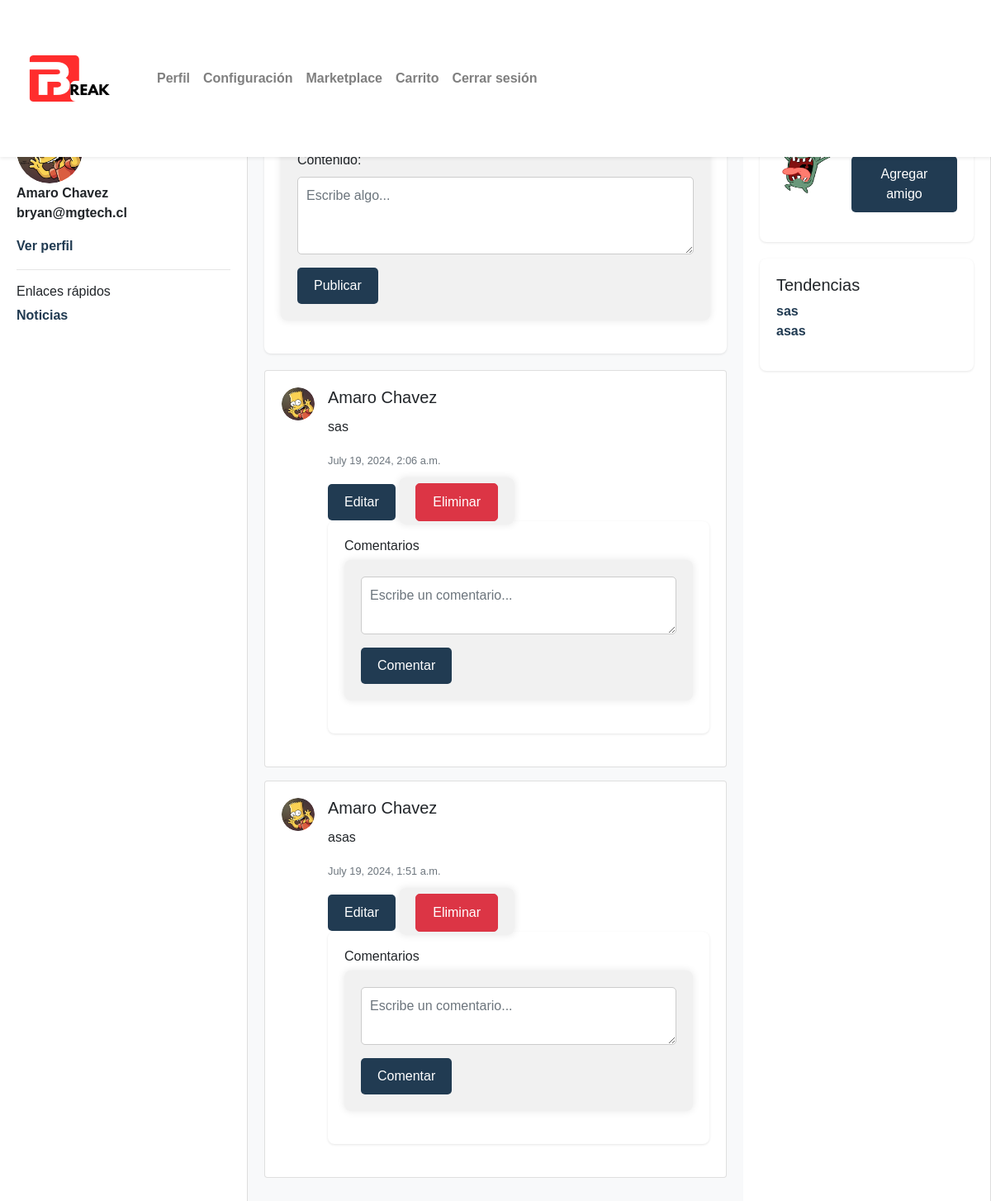
The page /inicio (signed in) on the database its author committed.
### redsocial/models.py (models this page shows, shortened)
class Usuario(models.Model):
    rut = models.CharField(primary_key=True, max_length=10)
    nombre = models.CharField(max_length=20)
    apellido_paterno = models.CharField(max_length=20)
    apellido_materno = models.CharField(max_length=20)
    fecha_nacimiento = models.DateField()
    id_rol = models.ForeignKey(Rol, on_delete=models.CASCADE)
    id_genero = models.ForeignKey(Genero, on_delete=models.CASCADE)
    email = models.EmailField(unique=True, max_length=100)
    password = models.CharField(max_length=128, default='defaultpassword')
    telefono = models.CharField(max_length=45)

class MensajeForo(models.Model):
    id_mensaje = models.AutoField(primary_key=True)
    autor = models.ForeignKey(Usuario, on_delete=models.CASCADE)
    contenido = models.TextField()
    fecha_publicacion = models.DateTimeField(auto_now_add=True)
    mensaje_padre = models.ForeignKey('self', null=True, blank=True, on_delete=models.CASCADE, related_name='respuestas')

### redsocial/views.py (the view)
# urls.py: path('inicio', views.inicio, name='inicio'),
def inicio(request):
    usuario_id = request.session.get('usuario_id')
    if not usuario_id:
        return redirect('login')
    usuario = get_object_or_404(Usuario, rut=usuario_id)
    if request.method == 'POST':
        if 'publicar' in request.POST:
            form = PublicarMensajeForm(request.POST)
            if form.is_valid():
                mensaje = form.save(commit=False)
                mensaje.autor = usuario
                mensaje.save()
                messages.success(request, 'Mensaje publicado con éxito')
                return redirect('inicio')
        elif 'responder' in request.POST:
            mensaje_id = request.POST.get('mensaje_id')
            mensaje_padre = get_object_or_404(MensajeForo, id_mensaje=mensaje_id)
            form = ResponderMensajeForm(request.POST)
            if form.is_valid():
                respuesta = form.save(commit=False)
                respuesta.autor = usuario
                respuesta.mensaje_padre = mensaje_padre
                respuesta.save()
                messages.success(request, 'Respuesta publicada con éxito')
                return redirect('inicio')
    else:
        form = PublicarMensajeForm()
        respuesta_form = ResponderMensajeForm()
    mensajes = MensajeForo.objects.filter(mensaje_padre__isnull=True).order_by('-fecha_publicacion')
    tendencias = MensajeForo.objects.filter(mensaje_padre__isnull=True).order_by('-fecha_publicacion')[:5]
    return render(request, 'redsocial/inicio.html', {
        'usuario': usuario,
        'form': form,
        'respuesta_form': respuesta_form,
        'mensajes': mensajes,
        'tendencias': tendencias
    })

### redsocial/forms.py
class PublicarMensajeForm(forms.ModelForm):
    class Meta:
        model = MensajeForo
        fields = ['contenido']
        widgets = {
            'contenido': forms.Textarea(attrs={'class': 'form-control', 'rows': 3, 'placeholder': 'Escribe algo...'}),
        }

class ResponderMensajeForm(forms.ModelForm):
    class Meta:
        model = MensajeForo
        fields = ['contenido']
        widgets = {
            'contenido': forms.Textarea(attrs={'class': 'form-control', 'rows': 2, 'placeholder': 'Escribe un comentario...'}),
        }

### redsocial/templates/redsocial/inicio.html (shortened to what this page needs)
{% load static %}
<!DOCTYPE html>
<html lang="es">
<head>
    <link href="{% static 'redsocial/css/aos.css' %}" rel="stylesheet">
    <link href="https://stackpath.bootstrapcdn.com/bootstrap/4.5.2/css/bootstrap.min.css" rel="stylesheet">
    <link href="{% static 'redsocial/css/styleinicio.css' %}" rel="stylesheet">
    <link href="{% static 'redsocial/css/stylenav.css' %}" rel="stylesheet">
    <link href="{% static 'redsocial/css/styleapi.css' %}" rel="stylesheet">
</head>
<body>
<nav class="navbar navbar-expand-lg navbar-light bg-white shadow-sm justify-content-end">
    <a class="navbar-brand" href="{% url 'inicio' %}">
        <img src="{% static 'redsocial/img/Logo 3.png' %}" alt="Marca" style="height: 140px; width: 150px;">
    </a>
    <div class="collapse navbar-collapse" id="navbarNav">
        <ul class="navbar-nav">
            <li class="nav-item">
                <a class="nav-link" href="{% url 'inicio' %}">
                     Perfil
                </a>
            </li>
            <li class="nav-item">
                <a class="nav-link" href="{% url 'editar_perfil' %}">
                     Configuración
                </a>
            </li>
            <li class="nav-item">
              <a class="nav-link" href="{% url 'marketplace' %}">
                   Marketplace
              </a>
          </li>
          <li class="nav-item">
            <a class="nav-link" href="{% url 'carro' %}">
                 Carrito
            </a>
        </li>
            <li class="nav-item">
                <a class="nav-link" href="{% url 'login' %}">
                     Cerrar sesión
                </a>
            </li>
        </ul>
    </div>
</nav>
<div class="container-fluid content">
    <div class="row">
        <div class="col-md-3 sidebar">
            <div class="profile-section">
                <h5>Mi Perfil</h5>
                <p><strong>{{ usuario.nombre }} {{ usuario.apellido_paterno }} <br> {{ usuario.email }}</strong></p>
                <p><a href="{% url 'editar_perfil' %}">Ver perfil</a></p>
                <hr>
                <h6>Enlaces rápidos</h6>
                <ul class="list-unstyled">
                    <li><a href="{% url 'fetch_news' %}">Noticias</a></li>
                </ul>
            </div>
        </div>
        <div class="col-md-6 main-content">
            <div class="post-section">
                <h5>¿Qué estás pensando?</h5>
                <form method="post">
                    {{ form.as_p }}
                    <button type="submit" class="btn btn-primary" name="publicar">Publicar</button>
                </form>
            </div>
            <div class="feed">
                {% for mensaje in mensajes %}
                <div class="card mb-3">
                    <div class="card-body">
                        <div class="media">
                            <img src="{% static 'redsocial/img/bart.png' %}" class="mr-3 rounded-circle" alt="Imagen de usuario" style="height: 40px; width: 40px;">
                            <div class="media-body">
                                <h5 class="card-title">{{ mensaje.autor.nombre }} {{ mensaje.autor.apellido_paterno }}</h5>
                                <p class="card-text">{{ mensaje.contenido }}</p>
                                <p class="card-text"><small class="text-muted">{{ mensaje.fecha_publicacion }}</small></p>
                                <a href="{% url 'editar_publicacion' mensaje.id_mensaje %}" class="btn btn-secondary btn-sm">Editar</a>
                                <form method="post" action="{% url 'eliminar_publicacion' mensaje.id_mensaje %}" style="display:inline;">
                                    <button type="submit" class="btn btn-danger btn-sm">Eliminar</button>
                                </form>
                                <div class="comment-section">
                                    <h6>Comentarios</h6>
                                    <form method="post">
                                        <div class="form-group">
                                            <textarea class="form-control" rows="2" name="contenido" placeholder="Escribe un comentario..."></textarea>
                                        </div>
                                        <button type="submit" class="btn btn-secondary" name="responder">Comentar</button>
                                    </form>
                                </div>
                            </div>
                        </div>
                    </div>
                </div>
                {% endfor %}
            </div>
        </div>
        <div class="col-md-3 sidebar">
            <div class="suggestions-section">
                <h5>Sugerencias de amigos</h5>
                <div class="media mb-3">
                    <img src="{% static 'redsocial/img/Plakton.jpg' %}" class="mr-3 rounded-circle" alt="Imagen de usuario" style="height: 80px; width: 80px;">
                    <div class="media-body">
                        <h6 class="mt-0">UsuarioSugerido1</h6>
                        <button class="btn btn-primary btn-sm">Agregar amigo</button>
                    </div>
                </div>
            </div>
            <div class="trending-section">
                <h5>Tendencias</h5>
                <ul class="list-unstyled">
                    {% for tendencia in tendencias %}
                    <li><a href="#">{{ tendencia.contenido|truncatewords:5 }}</a></li>
                    {% endfor %}
                </ul>
            </div>
        </div>
    </div>
</div>
</body>
</html>

### redsocial/static/redsocial/css/styleinicio.css (style rules this page uses)
body { font-family: 'Arial', sans-serif; background-color: #f8f9fa; padding-top: 20px; }
form { margin-bottom: 20px; }
.btn { padding: 10px 20px; font-size: 16px; cursor: pointer; border-radius: 5px; }
.btn-primary { background-color: #007bff; border: none; color: #fff; }
.btn-secondary { background-color: #6c757d; border: none; color: #fff; }
form { padding: 20px; background-color: #f1f1f1; border-radius: 8px; box-shadow: 0 0 10px rgba(0,0,0,0.1); }
.form-control { margin-bottom: 15px; padding: 10px; border: 1px solid #ccc; border-radius: 5px; font-size: 16px; }
a { color: #007bff; text-decoration: none; }
a, li { color: #213b52; text-decoration: none; font-family: Arial, sans-serif; font-weight: bold; }
.content { margin-top: 70px; }
.sidebar, .main-content { min-height: 100vh; }
.sidebar { background-color: white; border-right: 1px solid #ddd; padding: 20px; }
.main-content { padding: 20px; }
.post-section, .comment-section, .suggestions-section, .trending-section { background-color: white; padding: 20px; border-radius: 8px; box-shadow: 0 1px 3px rgba(0, 0, 0, 0.1); margin-bottom: 20px; }
.btn-primary { background-color: #213b52; }
.btn-secondary { background-color: #213b52; }

### redsocial/static/redsocial/css/stylenav.css (style rules this page uses)
.navbar { position: fixed; top: 0; width: 100%; height: 13%; z-index: 1000; }

### rows shown on the page
Usuario: nombre "Amaro", apellido_paterno "Chavez", email "bryan@mgtech.cl"
MensajeForo: autor.nombre "Amaro", autor.apellido_paterno "Chavez", contenido "sas", fecha_publicacion "July 19, 2024, 2:06 a.m."
MensajeForo: autor.nombre "Amaro", autor.apellido_paterno "Chavez", contenido "asas", fecha_publicacion "July 19, 2024, 1:51 a.m."
